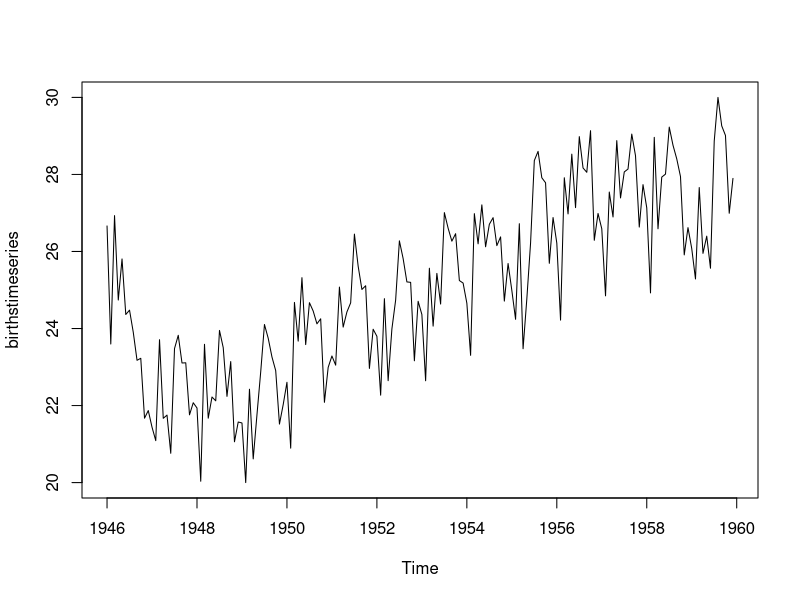
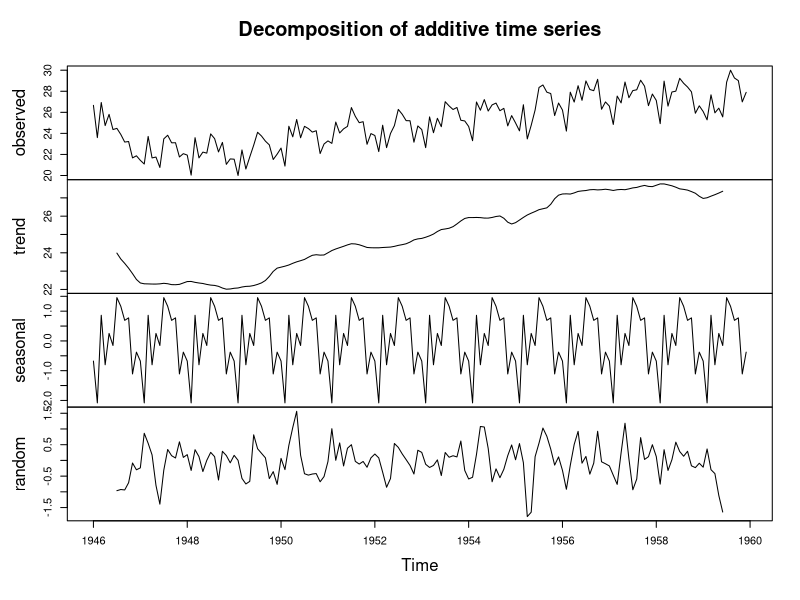
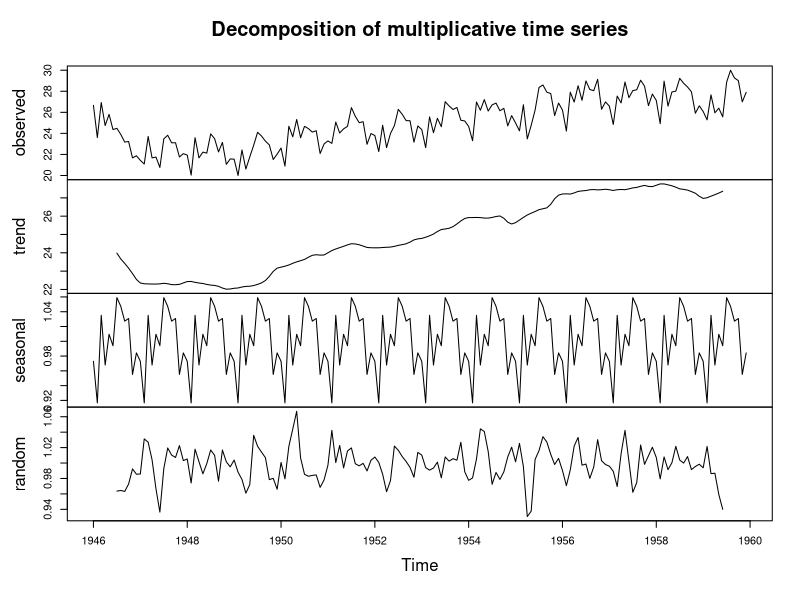
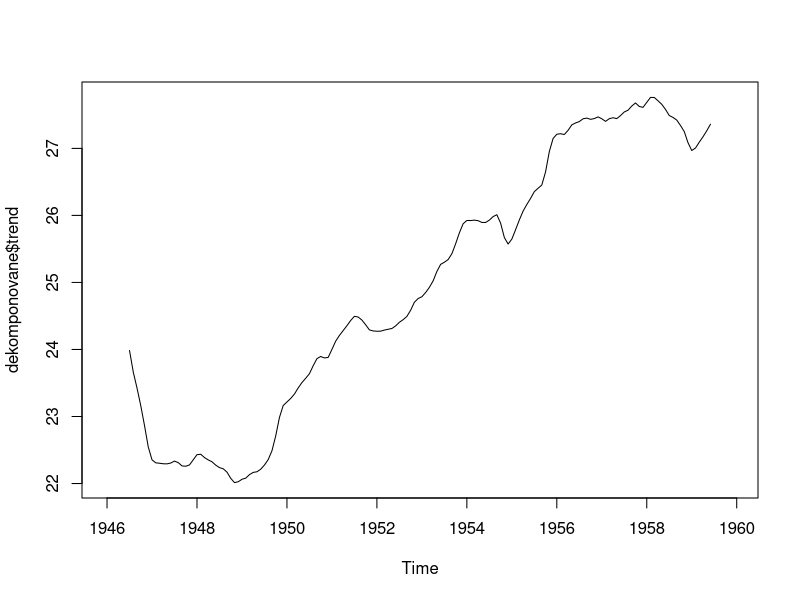
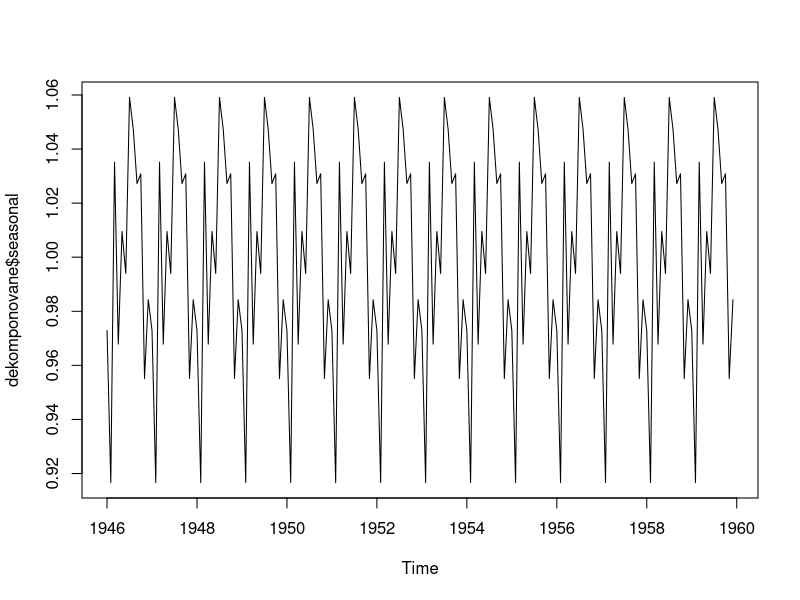
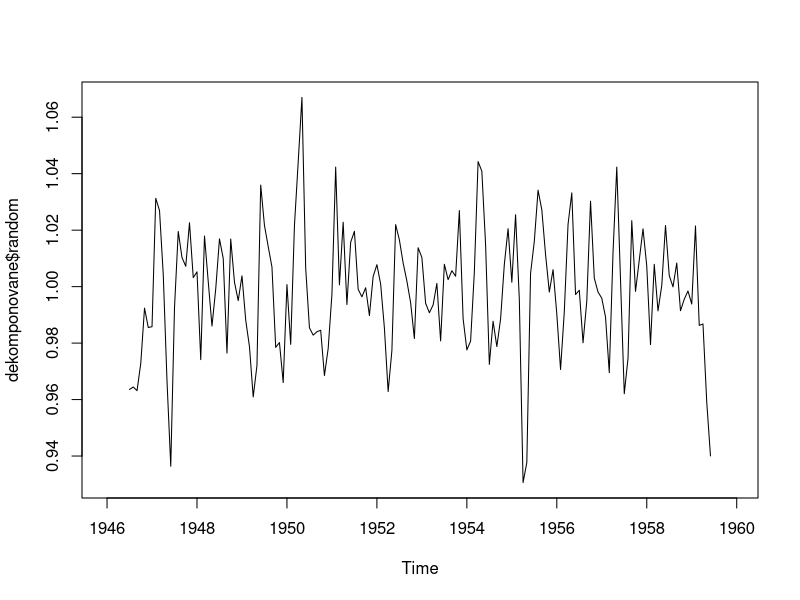
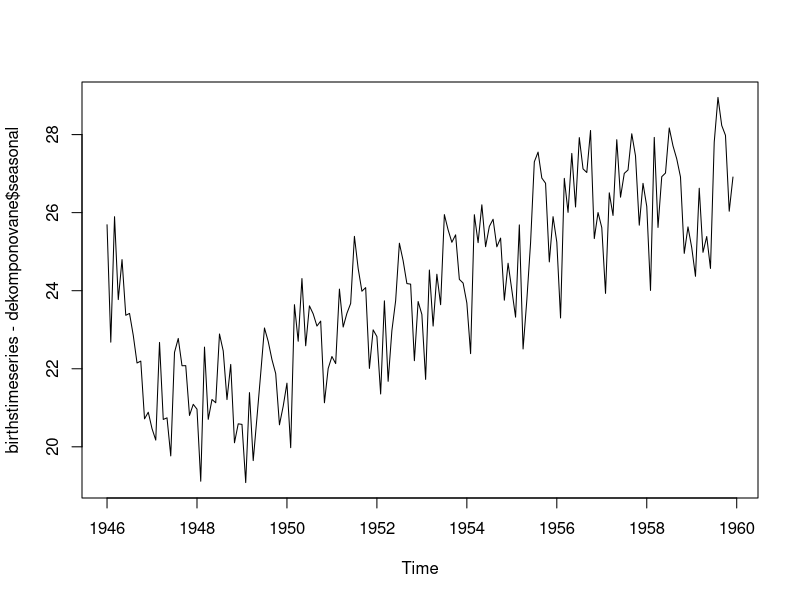
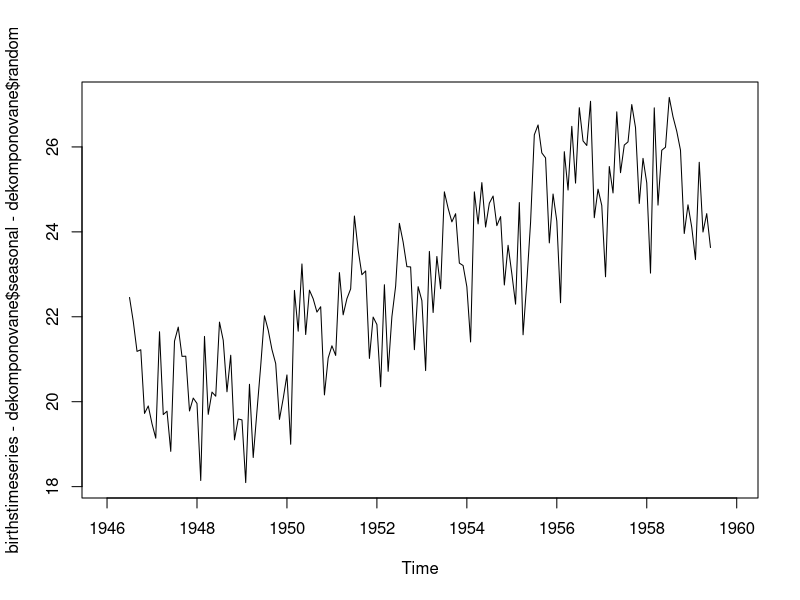

Source code (R) for these figures, in order: (Note: this script raises an error after producing the figures.)
#births - nacitanie dat
births <- scan("births.dat")
birthstimeseries <- ts(births, frequency=12, start=c(1946,1)) #frekvencia - kolko hodnot je za rok
plot(birthstimeseries)

#dekompozicia

plot(decompose(birthstimeseries))

dekomponovane <- decompose(birthstimeseries) #aditivne
dekomponovane <- decompose(birthstimeseries,type="mult") #multiplikativne

plot(dekomponovane)

plot(dekomponovane$trend)
plot(dekomponovane$seasonal)
plot(dekomponovane$random)

#pre aditivne
plot(birthstimeseries - dekomponovane$seasonal) #ocistene od sezonnej zlozky
plot(birthstimeseries - dekomponovane$seasonal - dekomponovane$random) #trend

#pre multiplikativne
plot(birthstimeseries/dekomponovane$seasonal) #ocistene od sezonnej zlozky
plot((birthstimeseries/dekomponovane$seasonal)/dekomponovane$random) #trend







#nahodny casovy rad
o <- read.csv("udaje.csv")
udaje <- ts(o[,4], freq = 100)
plot(udaje)

dekomponovane <- decompose(udaje)
dekomponovane <- decompose(udaje,type="mult")
plot(dekomponovane)





#MA
library("TTR")
birthstimeseriesSMA3 <- SMA(birthstimeseries,n=3)

plot(birthstimeseries)
plot(SMA(birthstimeseries,n=3)) #klzavy priemer za poslednych n obdobi
plot(SMA(birthstimeseries,n=5))
plot(SMA(birthstimeseries,n=7))
plot(SMA(birthstimeseries,n=111))

#HoltWinters
plot(HoltWinters(x = birthstimeseries, beta = FALSE, gamma = FALSE)) #Brownovo
plot(HoltWinters(x = birthstimeseries, gamma = FALSE)) #Holtovo
plot(HoltWinters(x = birthstimeseries)) #HoltWintersovo

plot(forecast(HoltWinters(x = birthstimeseries, beta = FALSE, gamma = FALSE), h=8))
plot(forecast(HoltWinters(x = birthstimeseries, gamma = FALSE), h=8))
plot(forecast(HoltWinters(x = birthstimeseries), h=8))

#arima
ma <- arima(birthstimeseries, order=c(0,0,1)) #klzave priemery
ar <- arima(birthstimeseries, order=c(1,0,0)) #autoregresny model
arma <- arima(birthstimeseries, order=c(1,0,1)) #ich kombinacia
arima <- arima(birthstimeseries, order=c(1,1,1)) 

library("forecast")
plot(forecast.Arima(ma, h=5))
plot(forecast.Arima(ar, h=5))
plot(forecast.Arima(arma, h=5))
plot(forecast.Arima(arima, h=5))
